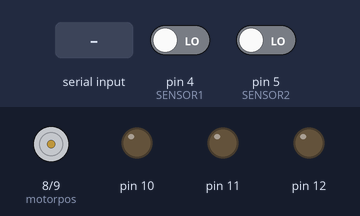
The sketch below on a simulated Arduino Mega 2560, built with avr-gcc and run on an emulated ATmega2560. Shown: motor-driver pin pairs drawn as motors (green arrow = first pin HIGH = forward, orange = second pin HIGH = backward, longer = more drive), output pins drawn as LEDs (lit = HIGH). The test bench sets the inputs (shaded band); at power-on: pin 5 (SENSOR2) LOW, pin 4 (SENSOR1) LOW. What the sketch prints to the serial monitor is not drawn.

Above: at 1.2 s.
1.3 s: "A" received over the second serial link
At 2.1 s:
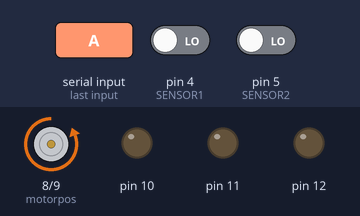
2.8 s: pin 5 (SENSOR2) driven HIGH
At 3.7 s:
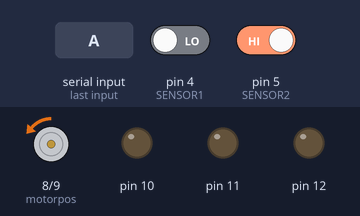
4.3 s: pin 5 (SENSOR2) driven LOW
At 5.6 s:
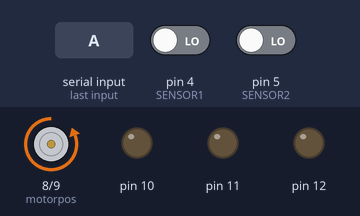
Timing chart, 0 to 7.3 s (numbered marks = the images above; inputs shaded):
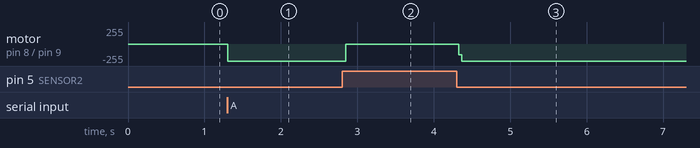

The sketch:

OutputCon.ino
```cpp
#define SENSOR1 4
#define SENSOR2 5
#define motorpos 8
#define motorneg 9
bool object=false;
char state ='X';
void setup()
{
  pinMode(SENSOR1,INPUT);
  pinMode(SENSOR2,INPUT);
  pinMode(10,OUTPUT);
  pinMode(11,OUTPUT);
  pinMode(12,OUTPUT);

  pinMode(motorpos,OUTPUT);
  pinMode(motorneg,OUTPUT);
  Serial.begin(9600);
  Serial1.begin(38400);

}

void loop()
{
 bool sensor1 = digitalRead(SENSOR1);
 bool sensor2 = digitalRead(SENSOR2);
Serial.println(sensor2);
 if(Serial1.available())
 {
  state = Serial1.read();
  Serial.println(state);
 }
  if(state == 'A' || state == 'B' || state == 'C')
  {
    digitalWrite(motorpos,LOW);
    digitalWrite(motorneg,HIGH);
  }
  if(sensor1 == 1 && state == 'A')
  {
    Serial1.write('S');
    digitalWrite(motorpos,LOW);
    digitalWrite(motorneg,HIGH);
    digitalWrite(31,HIGH);
    digitalWrite(30,LOW);
  }
    if(sensor1 == 1 && state == 'B')
  {
    Serial1.write('S');
    digitalWrite(motorpos,LOW);
    digitalWrite(motorneg,HIGH);
    digitalWrite(33,HIGH);
    digitalWrite(32,LOW);
  }
    if(sensor1 == 1 && state == 'C')
  {
    Serial1.write('S');
    digitalWrite(motorpos,LOW);
    digitalWrite(motorneg,HIGH);
    digitalWrite(35,HIGH);
    digitalWrite(34,LOW);
  }

  if(sensor2 == 1 && (state == 'C' || state == 'A' || state == 'B'))
  {
    digitalWrite(motorpos,HIGH);
    digitalWrite(motorneg,HIGH);
  }

}
```

Measured:
- after the input at 1.3 s, motor on pin 8 (motorpos) / pin 9 (motorneg): stopped → backward 255/255 at once
- after the input at 2.8 s, motor on pin 8 (motorpos) / pin 9 (motorneg): backward 255/255 → backward 1/255 after 0.05 s
- after the input at 4.3 s, motor on pin 8 (motorpos) / pin 9 (motorneg): backward 1/255 → backward 255/255 at once
